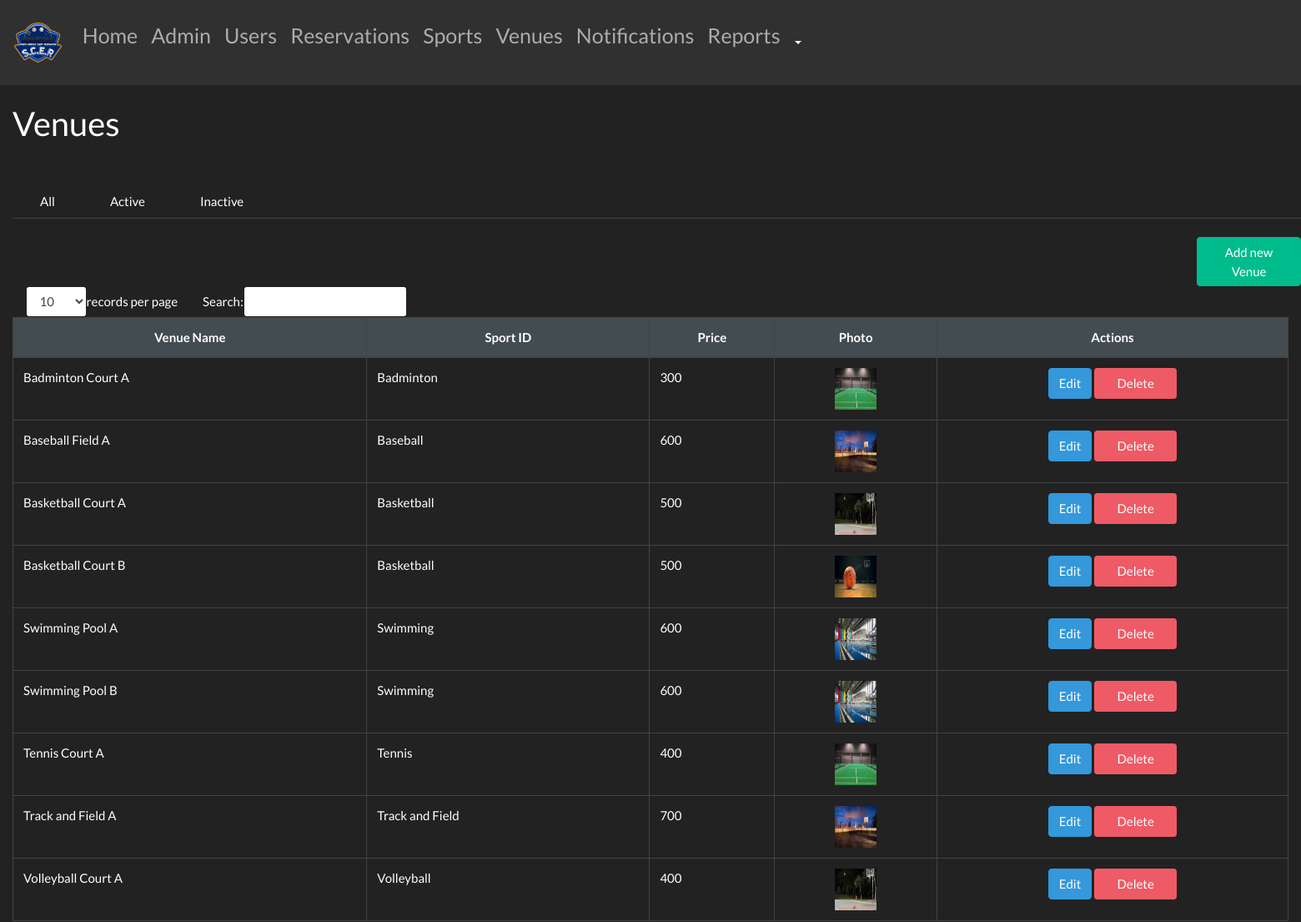
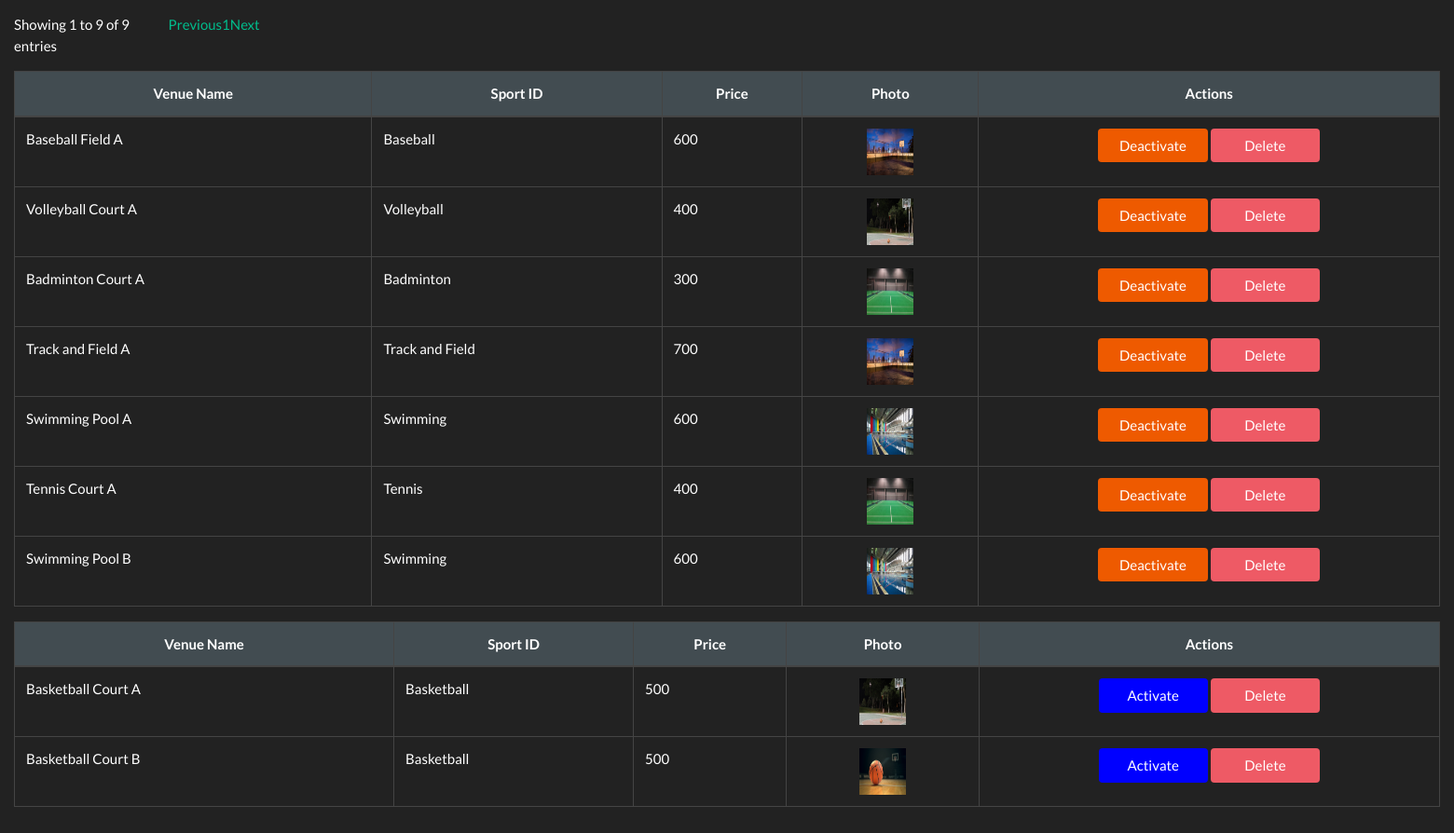
Screenshot of /admin/courts.php (signed in) with the database file from the repository (2 pictures, top to bottom).
### tables this page shows
CREATE TABLE `court` (
  `courtID` int(20) NOT NULL,
  `courtName` varchar(50) NOT NULL,
  `price` int(11) NOT NULL,
  `photo` varchar(100) NOT NULL,
  `sportID` int(20) NOT NULL,
  `Stat` varchar(50) NOT NULL DEFAULT 'Active'
);

CREATE TABLE `sport` (
  `sportID` int(50) NOT NULL,
  `sportsName` varchar(50) NOT NULL
);

### admin/courts.php (the view, shortened to what this page needs)
<?php
    include 'header.php';
	include_once "../classes/sports.php";
?>
<!DOCTYPE>
<html>
<body>
	<div style=>
	<div class="form-row">
  	<div class="form-group col-md-12">
  		<div class="form-group col-md-8">
  			<br>
  			<h2>Venues</h2>
  			<hr class='my-4'>
  		</div>
  		<ul class="nav nav-tabs" style='margin-left:15px;'>
  <li class="nav-item">
    <a class="nav-link" data-toggle="tab" href="#all">All</a>
  </li>
  <li class="nav-item">
    <a class="nav-link" data-toggle="tab" href="#active">Active</a>
  </li>
  <li class="nav-item">
    <a class="nav-link" data-toggle="tab" href="#inactive">Inactive</a>
  </li>
</ul>
<br>
  <a class = "btn btn-success" href = "addcourt.php" style="margin-left: 1435px"><i class = "glyphicon glyphicon-plus"></i> Add new Venue</a>
<br>
<div id="myTabContent" class="tab-content">
  <div class="tab-pane fade show active" id="all">
    <div class="form-group col-md-12">
  		<table id = "table" class = "table table-bordered">
					<thead>
						<tr  class='text-center text-white' style='background-color:#424c51'>
							<th>Venue Name</th>
							<th>Sport ID</th>
							<th>Price</th>
							<th>Photo</th>
							<th>Actions</th>
						</tr>
					</thead>
					<tbody>
					<?php
						$query = $conn->query("SELECT * FROM `court` NATURAL JOIN `sport`") or die(mysqli_error());
						while($fetch = $query->fetch_array()){
					?>
						<tr>
							<td><?php echo $fetch['courtName']?></td>
							<td><?php echo $fetch['sportsName']?></td>
							<td><?php echo $fetch['price']?></td>
							<td><center><img src = "../photo/<?php echo $fetch['photo']?>" height = "50" width = "50"/></center></td>
							<td><center><a class = "btn btn-info" href = "edit_court.php?courtID=<?php echo $fetch['courtID']?>"><i class = "glyphicon glyphicon-edit"></i> Edit</a>
								<input type = "button" class = "btn btn deleteForm" style="color:white; background-color:#ee5a65; width:25%"" value ="Delete" courtID ="<?php echo $fetch['courtID'] ?>">
						</tr>
					<?php
						}
					?>
					</tbody>
				</table>
  		</div>
  </div>
  <div class="tab-pane fade show active" id="active">
    <div class="form-group col-md-12">
  		<table id = "table" class = "table table-bordered">
					<thead>
						<tr  class='text-center text-white' style='background-color:#424c51'>
							<th>Venue Name</th>
							<th>Sport ID</th>
							<th>Price</th>
							<th>Photo</th>
							<th>Actions</th>
						</tr>
					</thead>
					<tbody>
					<?php
						$query = $conn->query("SELECT * FROM `court` NATURAL JOIN `sport` where Stat = 'Active'") or die(mysqli_error());
						while($fetch = $query->fetch_array()){
					?>
						<tr>
							<td><?php echo $fetch['courtName']?></td>
							<td><?php echo $fetch['sportsName']?></td>
							<td><?php echo $fetch['price']?></td>
							<td><center><img src = "../photo/<?php echo $fetch['photo']?>" height = "50" width = "50"/></center></td>
							<td><center>
								<input type = "button" class = "btn btn deactivateForm" style="color:white; background-color:#ee5a00; width:25%"" value ="Deactivate" courtID ="<?php echo $fetch['courtID'] ?>">
								<input type = "button" class = "btn btn deleteForm" style="color:white; background-color:#ee5a65; width:25%"" value ="Delete" courtID ="<?php echo $fetch['courtID'] ?>">
						</tr>
					<?php
						}
					?>
					</tbody>
				</table>
  		</div>
  </div>
  <div class="tab-pane fade show active" id="inactive">
    <div class="form-group col-md-12">
  		<table id = "table" class = "table table-bordered">
					<thead>
						<tr  class='text-center text-white' style='background-color:#424c51'>
							<th>Venue Name</th>
							<th>Sport ID</th>
							<th>Price</th>
							<th>Photo</th>
							<th>Actions</th>
						</tr>
					</thead>
					<tbody>
					<?php
						$query = $conn->query("SELECT * FROM `court` NATURAL JOIN `sport` where Stat = 'Inactive'") or die(mysqli_error());
						while($fetch = $query->fetch_array()){
					?>
						<tr>
							<td><?php echo $fetch['courtName']?></td>
							<td><?php echo $fetch['sportsName']?></td>
							<td><?php echo $fetch['price']?></td>
							<td><center><img src = "../photo/<?php echo $fetch['photo']?>" height = "50" width = "50"/></center></td>
							<td><center>
								<input type = "button" class = "btn btn activateForm" style="color:white; background-color:blue; width:25%"" value ="Activate" IDnumber ="<?php echo $fetch['IDnumber'] ?>">
								<input type = "button" class = "btn btn deleteForm" style="color:white; background-color:#ee5a65; width:25%"" value ="Delete" courtID ="<?php echo $fetch['courtID'] ?>">
						</tr>
					<?php
						}
					?>
					</tbody>
				</table>
  		</div>
  </div>
</div>
  	</div>
	</div>
</body>
</html>

### admin/header.php (shortened to what this page needs)
<!DOCTYPE html>
<html lang="en">
<head>
  <link rel="stylesheet" href="../assets/bootstrap/4.2.1/css/bootstrap.min.css">
</head>
<body>
<nav class="navbar navbar-expand-lg navbar-dark bg-dark">
  <a class="navbar-brand" href="home.php">
    <img src="../scer logo.png" height="50px">
  </a>
  <div class="collapse navbar-collapse" id="navbarColor02" style="font-size: 25px">
    <ul class="navbar-nav mr-auto">
      <li class="nav-item">
        <a class="nav-link" href="home.php">Home <span class="sr-only">(current)</span></a>
      </li>
      <li class="nav-item">
        <a class="nav-link" href="admin.php">Admin </a>
      </li>
      <li class="nav-item">
        <a class="nav-link" href="user.php">Users</a>
      </li>
      <li class="nav-item">
        <a class="nav-link" href="reserve.php">Reservations</a>
      </li>
      <li class="nav-item">
        <a class="nav-link" href="sports2.php">Sports</a>
      </li>
      <li class="nav-item">
        <a class="nav-link" href="courts.php">Venues</a>
      </li>
      <li class="nav-item">
        <a class="nav-link" href="notification.php">Notifications</a>
      </li>
      <li class="nav-item">
        <div class="btn-group" >
 <p class="nav-link" style="font-size: 25px">Reports</p>
  <button type="button"  class="btn dropdown-toggle dropdown-toggle-split" data-toggle="dropdown" aria-haspopup="true" aria-expanded="false">
  </button>
</div>
      </li>
      <li class="nav-item">
      </li>
    </ul>
  </div>
</nav>

### rows the page displays
court: courtName "Basketball Court A", sportID.sportsName "Basketball", price "500", photo (picture)
court: courtName "Baseball Field A", sportID.sportsName "Baseball", price "600", photo (picture)
court: courtName "Volleyball Court A", sportID.sportsName "Volleyball", price "400", photo (picture)
court: courtName "Badminton Court A", sportID.sportsName "Badminton", price "300", photo (picture)
court: courtName "Track and Field A", sportID.sportsName "Track and Field", price "700", photo (picture)
court: courtName "Swimming Pool A", sportID.sportsName "Swimming", price "600", photo (picture)
court: courtName "Tennis Court A", sportID.sportsName "Tennis", price "400", photo (picture)
court: courtName "Swimming Pool B", sportID.sportsName "Swimming", price "600", photo (picture)
court: courtName "Basketball Court B", sportID.sportsName "Basketball", price "500", photo (picture)
